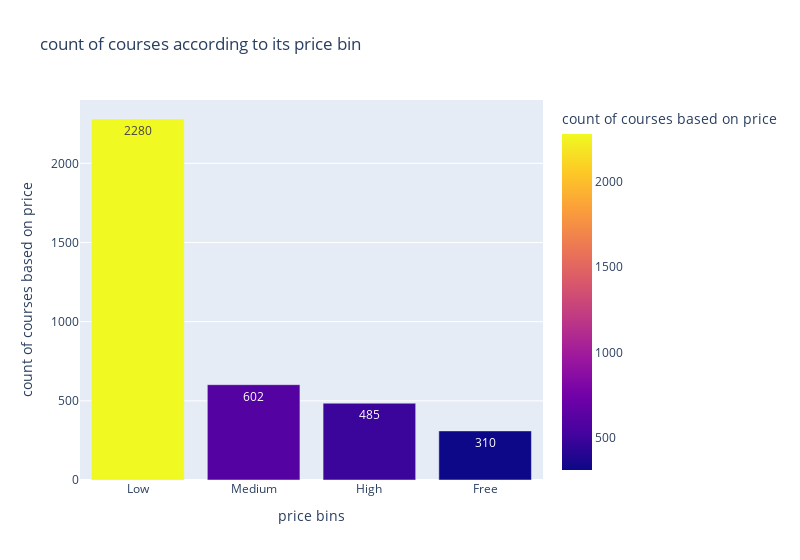

This figure's notebook cell:
### Markdown cell above
# Count of courses based on its bins

### Code cell
bin_list=udemy_courses["price_bin"].unique()
bin_count=udemy_courses['price_bin'].value_counts().reset_index()
fig2=px.bar(bin_count, x='index', y='price_bin', text='price_bin', color='price_bin',
             title='count of courses according to its price bin',
             labels={'index':'price bins','price_bin':'count of courses based on price'})
fig2.update_layout(showlegend=False, width=800)
fig2.show()

### Figure 1 — Plotly figure (JSON) as saved in the notebook; plotly's stock layout.template omitted (floating-point values rounded to 4 significant figures)
{"data": [{"alignmentgroup": "True", "hovertemplate": "price bins=%{x}<br>count of courses based on price=%{marker.color}<extra></extra>", "legendgroup": "", "marker": {"color": [2280, 602, 485, 310], "coloraxis": "coloraxis"}, "name": "", "offsetgroup": "", "orientation": "v", "showlegend": false, "text": [2280, 602, 485, 310], "textposition": "auto", "type": "bar", "x": ["Low", "Medium", "High", "Free"], "xaxis": "x", "y": [2280, 602, 485, 310], "yaxis": "y"}], "layout": {"barmode": "relative", "coloraxis": {"colorbar": {"title": {"text": "count of courses based on price"}}, "colorscale": [[0, "#0d0887"], [0.1111, "#46039f"], [0.2222, "#7201a8"], [0.3333, "#9c179e"], [0.4444, "#bd3786"], [0.5556, "#d8576b"], [0.6667, "#ed7953"], [0.7778, "#fb9f3a"], [0.8889, "#fdca26"], [1, "#f0f921"]]}, "legend": {"tracegroupgap": 0}, "showlegend": false, "title": {"text": "count of courses according to its price bin"}, "width": 800, "xaxis": {"anchor": "y", "domain": [0, 1], "title": {"text": "price bins"}}, "yaxis": {"anchor": "x", "domain": [0, 1], "title": {"text": "count of courses based on price"}}}}
